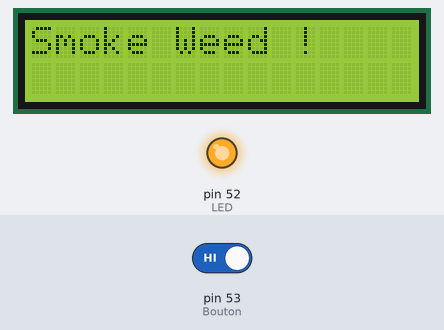
A sketch run on a simulated Arduino Mega 2560, built with avr-gcc and run on an emulated ATmega2560. Shown: 16×2 character LCD, output pins drawn as LEDs (lit = HIGH). Dashed ring = blinking. The test bench sets the inputs (shaded band); at power-on: pin 53 (Bouton) HIGH.

Above: at 3.2 s.
3.3 s: pin 53 (Bouton) driven LOW
At 4.4 s:
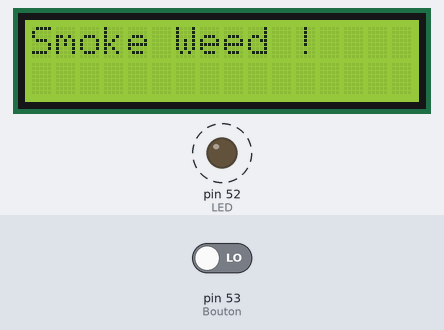
6.3 s: pin 53 (Bouton) driven HIGH
At 7.9 s:
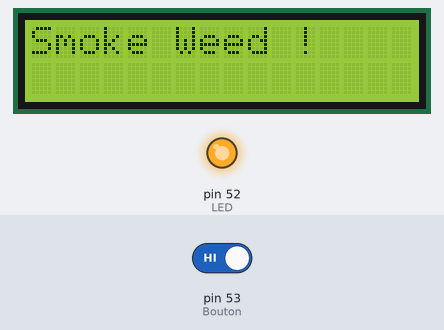
Timing chart, 0 to 9.4 s (numbered marks = the images above; inputs shaded):
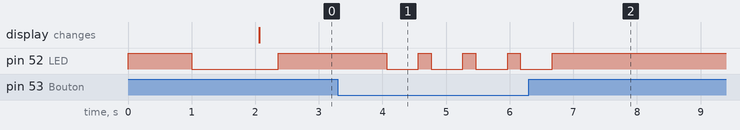

The sketch:

Essai1.ino
```cpp
#include <dht_nonblocking.h>        //Capteur Temp
#include <LiquidCrystal.h>          //LCD
#include <Ethernet.h>
#include <SPI.h>
#define HTTP_PORT 80
#define DHT11_PIN 42                //PIN Capteur Temp
#define DHT11_TYPE 0                //TYPE Capteur Temp
#define ANALOG_THERMISTOR_PIN 0    // PIN thermistor

DHT_nonblocking DHT(DHT11_PIN, DHT11_TYPE);
LiquidCrystal lcd(27, 26, 25, 24, 23, 22);

byte mac[] = { 0x90, 0xA2, 0xDA, 0x0D, 0xF6, 0xFF };
IPAddress server(18, 205, 246, 58);
IPAddress myDns(8, 8, 8, 8);
IPAddress myIp(192, 168, 1, 10);
IPAddress myGateway(192, 168, 1, 1);

EthernetClient client;

void setup() {
  pinMode(52, OUTPUT);                //LED
  pinMode(53, INPUT);                 //Bouton
  digitalWrite(52, HIGH);             //Init LED
  delay(1000);
  digitalWrite(52, LOW);             //Init LED
  delay(1000);
  lcd.begin(16, 2);                   //Colonne / ligne
  lcd.print("Smoke Weed !");          //Message !

  Serial.begin(9600);
  Ethernet.init();
  //Ethernet.begin(mac, myIp, myDns, myGateway);
/*
  Ethernet.setDnsServerIP(myDns);
  Serial.print("IP: ");
  Serial.println(Ethernet.localIP());
  Serial.print("DNS: ");
  Serial.println(Ethernet.dnsServerIP());
  Serial.print("Gateway: ");
  Serial.println(Ethernet.gatewayIP());

  delay(1000);
  Serial.println("connecting...");

  if (!client.connect(server, HTTP_PORT))
  {
    Serial.println("Cannot connect to Server");
  }
  else {
    Serial.println("Connected");
  }*/
}

void postData(void *data) {
  char body[255];
  sprintf(body, "{\"temperature\": %4s}", (char *)data);
  Serial.println("Sending to Server: ");
  Serial.println(body);
  client.print("POST /data HTTP/1.1");
  Serial.println("POST /data");
  client.println("Host: 18.205.246.58");
  client.println("Content-Type: application/json");
  client.println("User-Agent: Arduino/1.0");
  client.print("Content-Length: ");
  client.println(24);
  client.println();
  client.print(body);
  client.println();
}

static bool async_exec(unsigned long int time, void (*fct)(void *), void *data){
  static unsigned long memo = millis( );   //Init MEMO

  if (millis( ) - memo > time) {         //Si temps écoulé >10s
    memo = millis();
    (*fct)(data);
    return true;
  }

  return false;
}

void dht_reading(void *temperature) {
  float humidity;
  DHT.measure((float *)temperature, &humidity);
  Serial.println(*(float *)temperature);
}

void temperature_reading(void *temperature) {
  int tempReading = analogRead(ANALOG_THERMISTOR_PIN);
  double tempK = log(10000.0 * ((1024.0 / tempReading - 1)));
  tempK = 1 / (0.001129148 + (0.000234125 + (0.0000000876741 * tempK * tempK )) * tempK );
  float tempC = tempK - 273.15;
  *(float *)temperature = tempC;
}

//***** Déclenchement mesure température ******
static bool Time_Trigger (float *temperature, float *humidity){
  static unsigned long MEMO_temps = millis( );   //Init MEMO

  if (millis( ) - MEMO_temps > 3000ul) {         //Si temps écoulé >10s
        Serial.println(*temperature);
        //bool tmp = DHT.measure( temperature, humidity );
        //Serial.println(tmp ? "1": "0");

        //if( DHT.measure( temperature, humidity ) == true ) {
        MEMO_temps = millis( );               //MEMO
        return(true);
  }
  return( false );
}

//**************************************
//**************************************
//**************************************
void loop() {
  int Bouton = digitalRead(53);
  float Temperature, Humidite;
  char Tampon[255], Tampon_Temp[255], Tampon_Humid[255];

  lcd.display();
  //lcd.autoscroll();
  //lcd.scrollDisplayLeft();
  delay(300);

  //****** LED ********

  if (Bouton == LOW){
    digitalWrite(52,HIGH);
    delay(200);
    digitalWrite(52,LOW);
    delay(200);
    //lcd.clear;
    //lcd.print("Caca");
  }
  else{
    digitalWrite(52,HIGH);
  }
/*
  //**** Affichage température si mesure effectuée *******
  if( async_exec(10000ul, &temperature_reading, (void *)&Temperature) == true )
  {
    // # WTF    wizard skills
    dtostrf (Temperature, 2, 2, Tampon_Temp);
    //postData((void *)Tampon_Temp);
    sprintf(Tampon, "Smoke weed:%5s", Tampon_Temp);
    lcd.clear();
    lcd.print(Tampon);          //Message !
  }
*/
  //if ( async_exec(5000ul, &postData, (void *)Tampon_Temp) == true ) {
  //  Serial.println("Yooolo");
  //}
}
```

Measured:
- after the input at 3.3 s, pin 52 (LED): alternates HIGH for 0.20 s and LOW for 0.50 s, starting after 0.77 s
- after the input at 6.3 s, pin 52 (LED): goes on until 6.7 s, then stays HIGH
